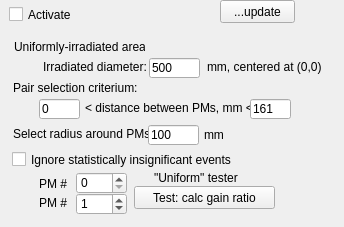
     <widget class="QWidget" name="tabFromUniform">
      <attribute name="title">
       <string>Uniform</string>
      </attribute>
      <widget class="QCheckBox" name="cbFromUniform">
       <property name="geometry">
        <rect>
         <x>9</x>
         <y>6</y>
         <width>70</width>
         <height>17</height>
        </rect>
       </property>
       <property name="text">
        <string>Activate</string>
       </property>
      </widget>
      <widget class="QFrame" name="fFromUniform">
       <property name="enabled">
        <bool>true</bool>
       </property>
       <property name="geometry">
        <rect>
         <x>4</x>
         <y>30</y>
         <width>331</width>
         <height>188</height>
        </rect>
       </property>
       <property name="frameShape">
        <enum>QFrame::NoFrame</enum>
       </property>
       <property name="frameShadow">
        <enum>QFrame::Raised</enum>
       </property>
       <widget class="QLineEdit" name="ledIlluminatedDiameter">
        <property name="geometry">
         <rect>
          <x>145</x>
          <y>28</y>
          <width>51</width>
          <height>20</height>
         </rect>
        </property>
        <property name="text">
         <string>500</string>
        </property>
       </widget>
       <widget class="QLabel" name="label_30">
        <property name="geometry">
         <rect>
          <x>39</x>
          <y>27</y>
          <width>111</width>
          <height>20</height>
         </rect>
        </property>
        <property name="text">
         <string>Irradiated diameter:</string>
        </property>
       </widget>
       <widget class="QLabel" name="label_31">
        <property name="geometry">
         <rect>
          <x>203</x>
          <y>29</y>
          <width>117</width>
          <height>16</height>
         </rect>
        </property>
        <property name="text">
         <string>mm, centered at (0,0)</string>
        </property>
       </widget>
       <widget class="QLabel" name="label_32">
        <property name="geometry">
         <rect>
          <x>81</x>
          <y>70</y>
          <width>177</width>
          <height>16</height>
         </rect>
        </property>
        <property name="text">
         <string>&lt; distance between PMs, mm &lt;</string>
        </property>
       </widget>
       <widget class="QLineEdit" name="ledMaxDistancePMs">
        <property name="geometry">
         <rect>
          <x>246</x>
          <y>69</y>
          <width>41</width>
          <height>20</height>
         </rect>
        </property>
        <property name="text">
         <string>161</string>
        </property>
       </widget>
       <widget class="QLabel" name="label_33">
        <property name="geometry">
         <rect>
          <x>9</x>
          <y>94</y>
          <width>141</width>
          <height>20</height>
         </rect>
        </property>
        <property name="text">
         <string>Select radius around PMs:</string>
        </property>
       </widget>
       <widget class="QLabel" name="label_34">
        <property name="geometry">
         <rect>
          <x>200</x>
          <y>98</y>
          <width>46</width>
          <height>13</height>
         </rect>
        </property>
        <property name="text">
         <string>mm</string>
        </property>
       </widget>
       <widget class="QLineEdit" name="ledPMaboveNoiseRadius">
        <property name="geometry">
         <rect>
          <x>144</x>
          <y>95</y>
          <width>51</width>
          <height>20</height>
         </rect>
        </property>
        <property name="toolTip">
         <string>Give approximate value of distance from PM where LRF &quot;tail&quot; (far region with nearly constant value)  starts</string>
        </property>
        <property name="text">
         <string>100</string>
        </property>
       </widget>
       <widget class="QLineEdit" name="ledMinDistancePMs">
        <property name="geometry">
         <rect>
          <x>35</x>
          <y>69</y>
          <width>41</width>
          <height>20</height>
         </rect>
        </property>
        <property name="text">
         <string>0</string>
        </property>
       </widget>
       <widget class="QCheckBox" name="cbUniformPoisson">
        <property name="geometry">
         <rect>
          <x>8</x>
          <y>121</y>
          <width>251</width>
          <height>17</height>
         </rect>
        </property>
        <property name="statusTip">
         <string>Strongly improves precision, but PM signals should be in photoelectrons</string>
        </property>
        <property name="text">
         <string>Ignore statistically insignificant events</string>
        </property>
       </widget>
       <widget class="QLabel" name="label_41">
        <property name="geometry">
         <rect>
          <x>10</x>
          <y>9</y>
          <width>131</width>
          <height>16</height>
         </rect>
        </property>
        <property name="text">
         <string>Uniformly-irradiated area:</string>
        </property>
       </widget>
       <widget class="QLabel" name="label_42">
        <property name="geometry">
         <rect>
          <x>9</x>
          <y>50</y>
          <width>131</width>
          <height>16</height>
         </rect>
        </property>
        <property name="text">
         <string>Pair selection criterium:</string>
        </property>
       </widget>
       <widget class="QFrame" name="fUniformtest">
        <property name="geometry">
         <rect>
          <x>30</x>
          <y>140</y>
          <width>251</width>
          <height>47</height>
         </rect>
        </property>
        <property name="frameShape">
         <enum>QFrame::NoFrame</enum>
        </property>
        <property name="frameShadow">
         <enum>QFrame::Raised</enum>
        </property>
        <widget class="QPushButton" name="pbCalcAverage">
         <property name="geometry">
          <rect>
           <x>100</x>
           <y>16</y>
           <width>141</width>
           <height>23</height>
          </rect>
         </property>
         <property name="text">
          <string>Test: calc gain ratio</string>
         </property>
        </widget>
        <widget class="QLabel" name="label_28">
         <property name="geometry">
          <rect>
           <x>5</x>
           <y>6</y>
           <width>31</width>
           <height>16</height>
          </rect>
         </property>
         <property name="text">
          <string>PM #</string>
         </property>
        </widget>
        <widget class="QSpinBox" name="sbUniformPM1">
         <property name="geometry">
          <rect>
           <x>42</x>
           <y>2</y>
           <width>51</width>
           <height>22</height>
          </rect>
         </property>
        </widget>
        <widget class="QSpinBox" name="sbUniformPM2">
         <property name="geometry">
          <rect>
           <x>42</x>
           <y>23</y>
           <width>51</width>
           <height>22</height>
          </rect>
         </property>
         <property name="value">
          <number>1</number>
         </property>
        </widget>
        <widget class="QLabel" name="label_29">
         <property name="geometry">
          <rect>
           <x>5</x>
           <y>25</y>
           <width>31</width>
           <height>16</height>
          </rect>
         </property>
         <property name="text">
          <string>PM #</string>
         </property>
        </widget>
        <widget class="QLabel" name="label_39">
         <property name="geometry">
          <rect>
           <x>120</x>
           <y>0</y>
           <width>101</width>
           <height>16</height>
          </rect>
         </property>
         <property name="text">
          <string>&quot;Uniform&quot; tester</string>
         </property>
        </widget>
       </widget>
       <zorder>ledIlluminatedDiameter</zorder>
       <zorder>label_30</zorder>
       <zorder>label_31</zorder>
       <zorder>label_32</zorder>
       <zorder>label_33</zorder>
       <zorder>label_34</zorder>
       <zorder>ledPMaboveNoiseRadius</zorder>
       <zorder>ledMinDistancePMs</zorder>
       <zorder>cbUniformPoisson</zorder>
       <zorder>label_41</zorder>
       <zorder>label_42</zorder>
       <zorder>ledMaxDistancePMs</zorder>
       <zorder>fUniformtest</zorder>
      </widget>
      <widget class="QPushButton" name="pbUpdateUniform">
       <property name="geometry">
        <rect>
         <x>220</x>
         <y>0</y>
         <width>75</width>
         <height>23</height>
        </rect>
       </property>
       <property name="text">
        <string>...update</string>
       </property>
      </widget>
     </widget>
